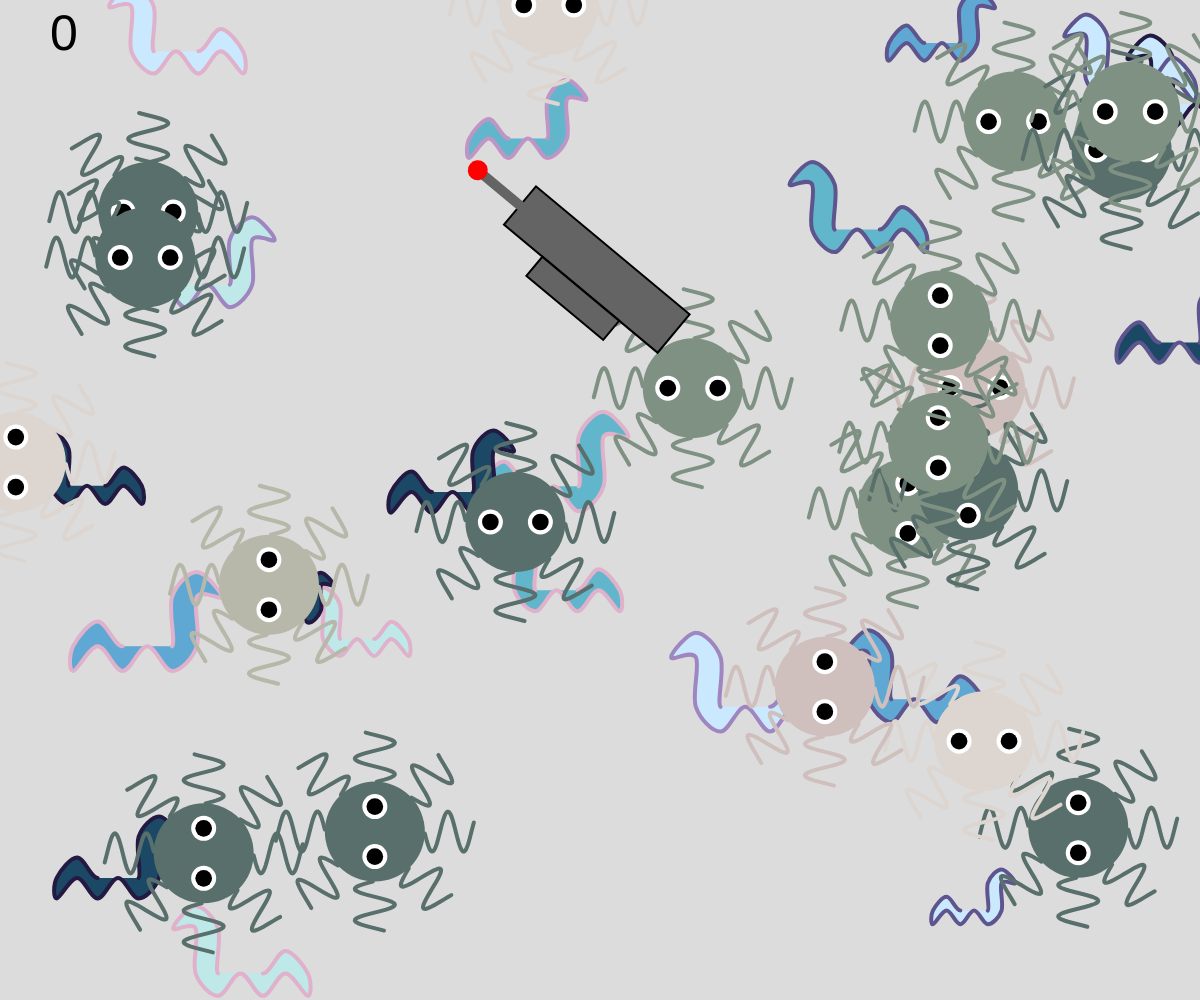
Frame 1 (no input)
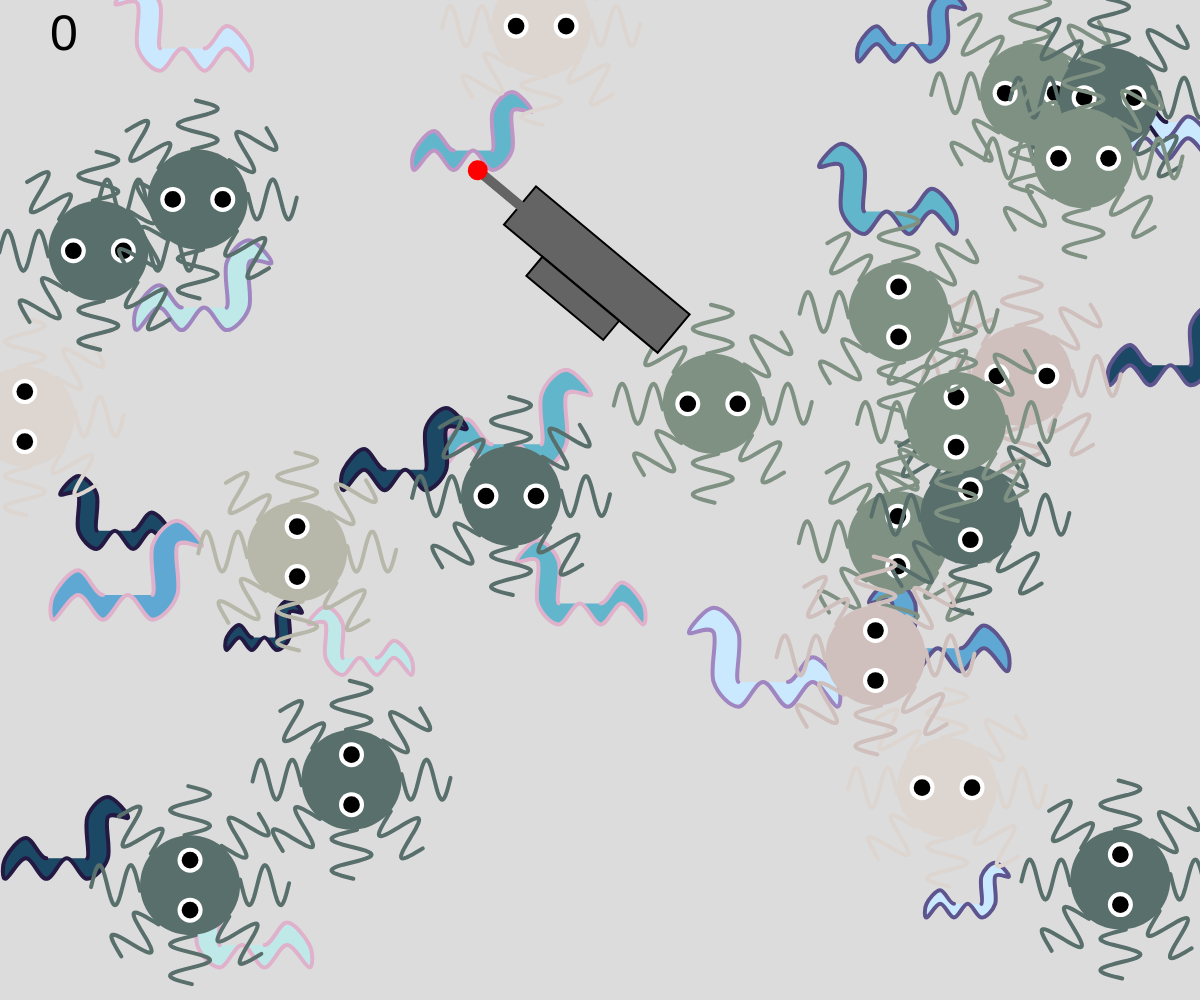
Frame 60 (no input)
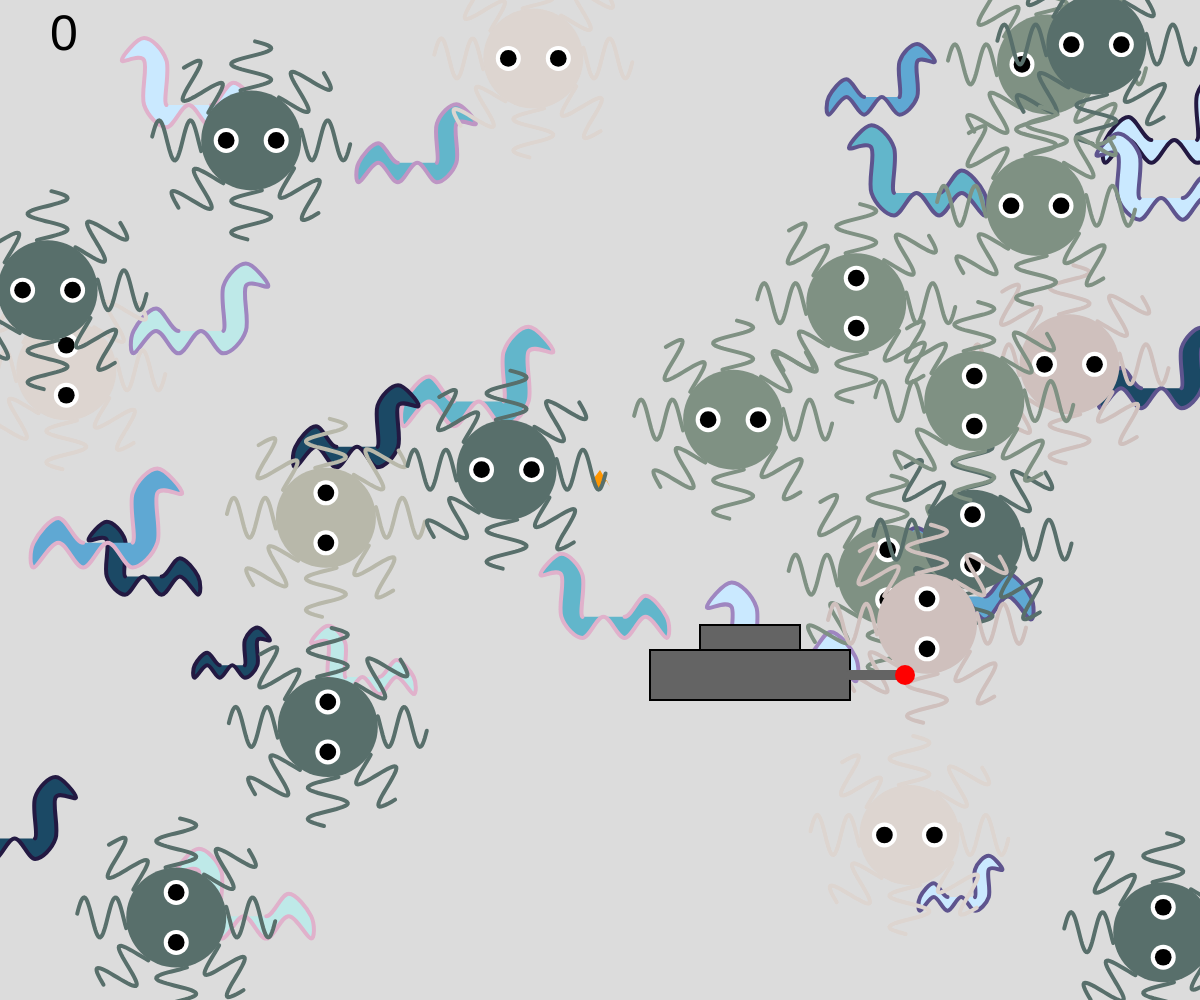
Frame 120 (the mouse pressed at the canvas centre since frame 60)

The p5.js sketch that drew these frames (run headless with seeded random() and noise() and a simulated clock; from frame 60 on, the mouse is pressed at the canvas centre):

// p5.js sketch
// ── sketch.js

let points = [[0, 0],[1.25, -1.25],[1.25, 1.25],[2.5, 2.5],[3.75, 1.25],[2.5, 1.25],[2.5, -1.25],[1.25, -2.5],[0, -1.25],[-1.25, -2.5],[-2.5, -1.25],[-3.75, -2.5],[-3.75, -1.25], [-2.5, 0],[-1.25, -1.25],[0, 0]]
var fill_colors ="bee9e8-62b6cb-1b4965-cae9ff-5fa8d3".split("-").map(a=>"#"+a)
var line_colors="231942-5e548e-9f86c0-be95c4-e0b1cb".split("-").map(a=>"#"+a)

var ball //目前要處理的物件，暫時放在ball變數內
var balls=[] //把產生的"所有"的物件

var bullet //目前要處理的物件，暫時放在ball變數內
var bullets=[] //把產生的"所有"的物件

var monster //目前要處理的物件，暫時放在ball變數內
var monsters=[] //把產生的"所有"的物件

var shipP

var score=0

function setup() {
  createCanvas(windowWidth, windowHeight);
  shipP= createVector(width/2,height/2)
  for(var i=0;i<20;i=i+1){ //i=0,1,2,3,4,.....,8,9
    ball=new Obj({}) //產生一個Obj class元件
    balls.push(ball) //把ball的物件放入到balls陣列內 
 }
  for(var i=0;i<20;i=i+1){ //i=0,1,2,3,4,.....,8,9
   monster=new Monster({}) //產生一個Obj class元件
   monsters.push(monster) //把ball的物件放入到balls陣列內 
 }
}
function draw() {
background(220);
// for(var j=0;j<balls.length;j=j+1){
//   ball=balls[j]
//   ball.draw()
//   ball.update()
//}
if (monsters.length === 0 && balls.length === 0) { // 如果 monsters 和 balls 陣列的長度都為 0，則結束遊戲
  textSize(50)
  text("Game Over!", width/2 - 150, height/2) // 顯示遊戲結束的訊息
  return // 結束 draw() 函式
}
//gun
 if(keyIsPressed){
 if(key=="ArrowLeft" || key=="a"){
   shipP.x = shipP.x -5
 }
 if(key=="ArrowRight" || key=="d"){
   shipP.x = shipP.x +5
 }
 if(key=="ArrowUp" || key=="w"){
   shipP.y = shipP.y -5  
 }
 if(key=="ArrowDown" || key=="s"){
   shipP.y = shipP.y +5
 } }

//蛇的顯示
for(let ball of balls) //只要是陣列的方式，都可以利用此方式處理
{
 ball.draw()
 ball.update()
 for(let bullet of bullets){
  if(ball.isBallInRanger(bullet.p.x,bullet.p.y))
  {
    balls.splice(balls.indexOf(ball),1)
    bullets.splice(bullets.indexOf(bullet),1)
    score = score - 1
    // elephant_sound.play()
    
  }
 }
}
//飛彈的顯示
for(let bullet of bullets) //只要是陣列的方式，都可以利用此方式處理
{
   bullet.draw()
   bullet.update()
 }

//怪物的顯示
 for(let monster of monsters) {  //只要是陣列的方式，都可以利用此方式處理
  if(monster.dead == true && monster.timenum>4){
  monsters.splice(monsters.indexOf(monster),1)
 }
    monster.draw()
    monster.update()
    for(let bullet of bullets){
      if(monster.isBallInRanger(bullet.p.x,bullet.p.y))
      {
        score = score + 1
        // monsters.splice(monsters.indexOf(monster),1)
        monster.dead = true
        bullets.splice(bullets.indexOf(bullet),1)
        
        
        
      }
     }
   }
  

 textSize(50)
 text(score,50,50) //在座標為(50,50)上，顯示score分數內容
 push() //重新規劃原點(0,0)
 let dx = mouseX - width/2
 let dy = mouseY - height/2
 let angle = atan2(dy,dx)

 translate(shipP.x,shipP.y) 
 fill("#e36414")
 noStroke()
 rotate(angle)

 fill(100);
 stroke(0);
 strokeWeight(2);
 rect(50, 150, 200, 50);
 rect(100, 125, 100, 25);
 // 繪製槍管
 stroke(100);
 strokeWeight(10);
 line(250, 175, 300, 175);
 
 // 繪製槍口
 stroke(255, 0, 0);
 strokeWeight(20);
 point(305, 175);
//  ellipse(0,0,50)
 pop() //恢復原本設定，原點(0,0)在視窗的左上角

}

function mousePressed(){

  // //+++++++++++產生一個物件
  //   ball=new Obj({
  //    p:{x:mouseX,y:mouseY}
  //   }) //在滑鼠按下的地方，產生一個Obj class元件
  //    balls.push(ball) //把ball的物件放入到balls陣列內 (丟到倉庫)
  // //+++++++++++++++++++++++++++++++

  // //在物件上按下滑鼠，物件消失不見，分數加一分
  //  for(let ball of balls){ //檢查每一個物件
  //    if(ball.isBallInRanger(mouseX,mouseY)){
  //      balls.splice(balls.indexOf(ball),1) //從倉庫balls取出被滑鼠按到的物件編數(balls.indexOf(ball))，只取一個
  //      score=score+1
  //    }
  //  }
  bullet = new Bullet({})
  bullets.push(bullet)
  // bullet_sound.play()
}

function keyPressed(){
  if(key==" "){ //放下空白建，發射飛彈
    bullet = new Bullet({})
    bullets.push(bullet)
    bullet_sound.play()
  
}
}



// ── bullet.js
//定義一個bullet物件的class

// class Bullet{
//     constructor(args){
//       this.r = this.r || 20 
//       this.p = args.p || shipP.copy()   //createVector(width/2,height/2)
//       this.v = args.v || createVector(mouseX-width/2,mouseY-height/2).limit(10)
//       this.color = args.color || "#fb8b24"
//     }
//     draw(){
//       push()
//       translate(this.p.x,this.p.y)
//       fill(this.color)
//       noStroke()
//       ellipse(0,0,this.r)
//       pop()
//     }
//     update(){ //計算出移動後的位置
//       this.p.add(this.v)
//     }

//   }
class Bullet{
  constructor(args){
    this.r = this.r || 20 
    this.p = args.p || shipP.copy()   //createVector(width/2,height/2)
    this.v = args.v || createVector(mouseX-width/2,mouseY-height/2).limit(10)
    this.color = args.color || "#fb8b24"
  }
  draw(){
    push()
    translate(this.p.x,this.p.y)
    fill(this.color)
    noStroke()
    // 畫火苗
    fill(255, 150, 0);
    beginShape();
    vertex(0, -this.r/2);
    vertex(-this.r/3, -this.r);
    vertex(-this.r/2, -this.r*5/6);
    vertex(0, -this.r*3/2);
    vertex(this.r/2, -this.r*4/6);
    vertex(this.r/3, -this.r);
    endShape(CLOSE);
    pop()
  }
  update(){ //計算出移動後的位置
    this.p.add(this.v)
  }
}

// ── monster.js
var monster_colors="ddd5d0-cfc0bd-b8b8aa-7f9183-586f6b".split("-").map(a=>"#"+a)
class Monster{
    constructor(args){
        this.r = args.r || 100
        this.p = args.p || createVector(random(width),random(height))
        this.v = args.v || createVector(random(1,-1),random(-1,1))
        this.color = args.color || random(monster_colors)
        this.mode = random(["happy","bad"])
        this.dead = false 
        this.timenum=0

    }
    draw(){
      if(this.dead ==false){
        push()
        translate(this.p.x,this.p.y)
        fill(this.color)
        noStroke()
        ellipse(0,0,this.r)
    //   if(this.mode=="happy"){
    //       fill(255)
    //       ellipse(0,0,this.r/2)
    //       fill(0)
    //       ellipse(0,0,this.r/3)
    //     }else{
    //         fill(255)
    //         arc(0,0,this.r/2,this.r/2,0,PI)
    //         fill(0)
    //         arc(0,0,this.r/3,this.r/3,0,PI)
    //     }
    if(this.mode == "happy") {
      fill(255);
      ellipse(-this.r/4, 0, this.r/4);
      ellipse(this.r/4, 0, this.r/4);
      fill(0);
      ellipse(-this.r/4, 0, this.r/6);
      ellipse(this.r/4, 0, this.r/6);
    } else {
      fill(255);
      ellipse(0, -this.r/4, this.r/4);
      ellipse(0, this.r/4, this.r/4);
      fill(0);
      ellipse(0, -this.r/4, this.r/6);
      ellipse(0, this.r/4, this.r/6);
    }
        stroke(this.color)
        strokeWeight(4)
        noFill()
        //line(this.r/2,0,this.r,0)
        for(var j=0;j<8;j++){
            rotate(PI/4)
            beginShape()
               for(var i =0;i<(this.r/2);i++){
                  vertex(this.r/2+i,sin(i/5+frameCount/10)*20)
                  
            }
            endShape()
    }
    pop()
    }
    else{ //怪物死亡
      this.timenum=this.timenum+1
     push()
     translate(this.p.x,this.p.y)
        fill(this.color)
        noStroke()
        ellipse(0,0,this.r)
        stroke(255)
        line(-this.r/2,0,this.r/2,0)
        stroke(this.color)
        strokeWeight(4)
        noFill()
        //line(this.r/2,0,this.r,0)
        for(var j=0;j<8;j++){
            rotate(PI/4)
            line(this.r/2,0,this.r,0)
    }
    pop()
  }
  }
    update(){
        this.p.add(this.v)
        //碰壁彈回
        if(this.p.x<=0||this.p.x>=width){ //x軸碰到左邊(<=0)，或是碰到右邊(>=width)
            this.v.x=-this.v.x  //把x軸方向，把速度方向改變
          }
          if(this.p.y<=0||this.p.y>=height){ //y軸碰到上邊(<=0)，或是碰到下邊(>=height)
            this.v.y=-this.v.y  //把y軸方向，把速度方向改變
          }
      }
 isBallInRanger(x,y){ 
  let d =dist(x,y,this.p.x,this.p.y) 
  if(d<this.r/2){
    return true 
  }else{
    return false
  }
}
}

// ── obj.js
//class:類別，粒子
class Obj{ //宣告一個類別<針對一個畫的圖
    constructor(args){ //預設值基本資料(物件顏色，移動速度，大小，出顯示位置)
      //this.p =args.p || {x:random(width),y:random(height)}//初始位置
      this.p =args.p ||createVector(random(width),random(height))
      //this.v ={x:random(1,-1),y:random(-1,1)}//物件移動速度
      this.v =createVector(random(1,-1),random(-1,1))
      this.size =random(10,20)
      this.color =random(fill_colors)
      this.stroke =random(line_colors)
    }
    draw(){ //畫出單一個物件形狀
      push() //執行push()後，依照我的設定，設定原點(0,0)的位置
        translate(this.p.x,this.p.y)//以該物件位置為原點
        scale(this.v.x<0?1:-1,-1) //x軸的放大倍率，如果this.v.x<0條件成立，值為1，否則為-1，y軸的-1，為上下翻轉
        fill(this.color)
        stroke(this.stroke)
        strokeWeight(4) //線條粗細
        beginShape()
        for(var k=0;k<points.length;k=k+1){
          //line(points[k][0]*this.size,points[k][1]*this.size,points[k+1][0]*this.size,points[k+1][1]*this.size)//需要提供兩個點
          //vertex(points[k][0]*this.size,points[k][1]*this.size)//只要設定一個點，當指令到endShape()會把所有的點串接再一起
          curveVertex(points[k][0]*this.size,points[k][1]*this.size)
        }
        endShape()
      pop() //執行pop()，原點(0,0)設定回到整個視窗的左上角
  
    }
  
  update(){ //移動的程式碼內容
    // this.p.x=this.p.x+this.v.x //x軸目前位置(this.p.x)加上x軸的移動速度(this.v.x)
    // this.p.y=this.p.y+this.v.y //y軸目前位置(this.p.y)加上x軸的移動速度(this.v.y)
    this.p.add(this.v) //跟上面兩行一樣的效果
  
    // let mouseV=createVector(mouseX,mouseY)
    // let delta=mouseV.sub(this.p).limit(3)
    // this.p.add(delta)
    
    if(this.p.x<=0||this.p.x>=width){ //x軸碰到左邊(<=0)，或是碰到右邊(>=width)
      this.v.x=-this.v.x  //把x軸方向，把速度方向改變
    }
    if(this.p.y<=0||this.p.y>=height){ //y軸碰到上邊(<=0)，或是碰到下邊(>=height)
      this.v.y=-this.v.y  //把y軸方向，把速度方向改變
    }
  }
  isBallInRanger(x,y){ //功能:判斷滑鼠按下的位置是否在物件的範圍內
    let d =dist(x,y,this.p.x,this.p.y) //計算兩點(滑鼠按下與物件中心點)之間的距離，放到d變數內
    if(d<4*this.size){
      return true //滑鼠與物件的距離小於物件的寬度，代表觸碰了，則傳回true的值(觸碰)
    }else{
      return false//滑鼠與物件的距離小於物件的寬度，代表觸碰了，則傳回false的值(未觸碰)
    }
  }
  }
  
